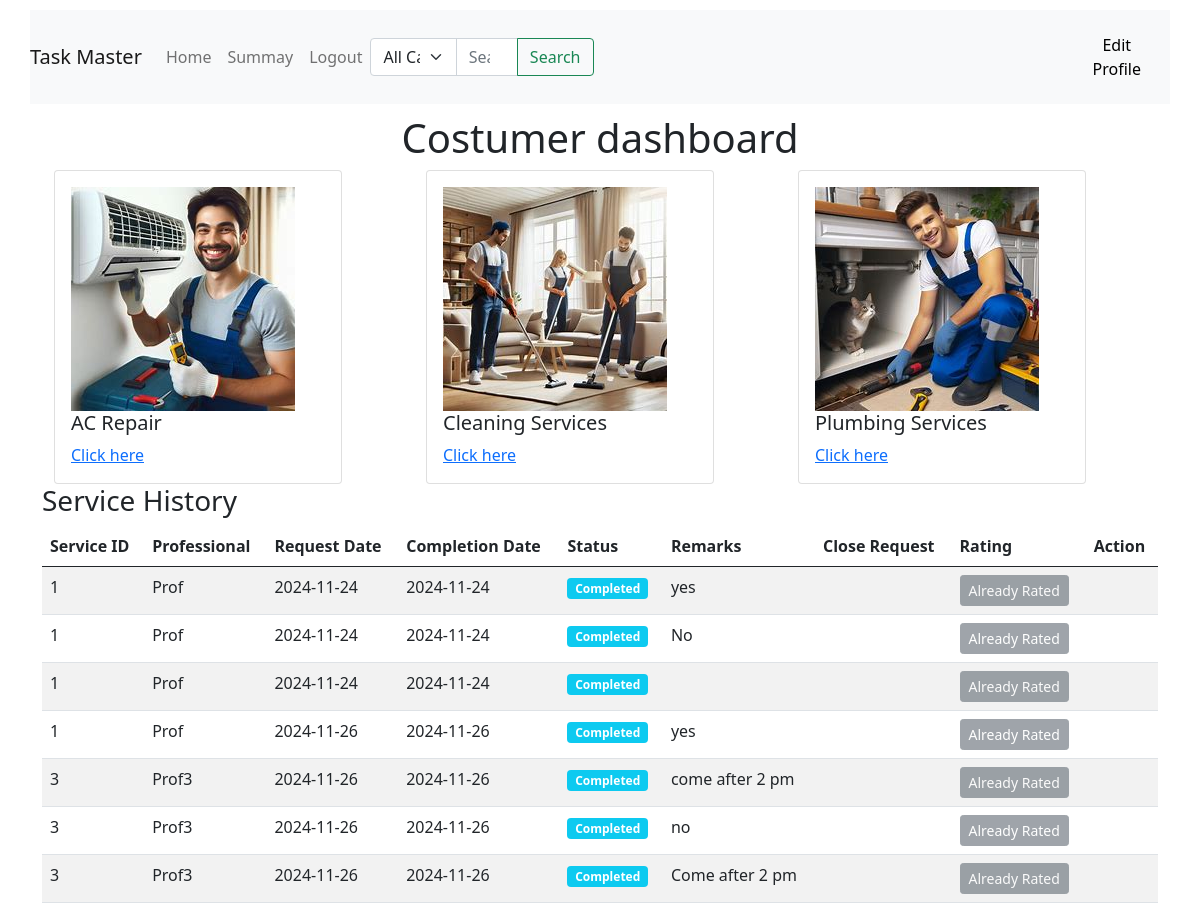
Before: /costumer_dashboard (signed in) with the older database file.
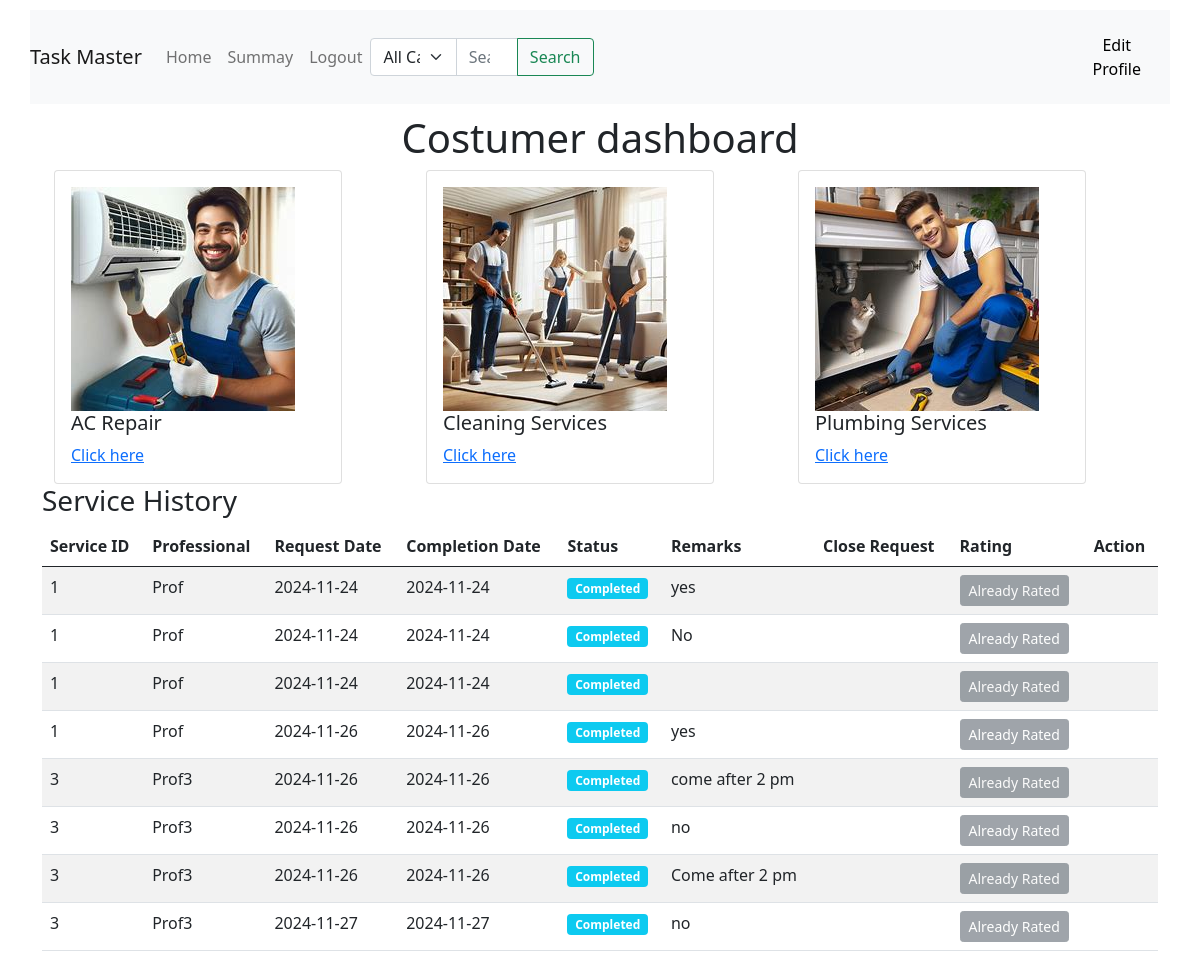
After: the same page with the newer database file.
### backend/models.py (models this page shows)
class Service_request(db.Model):
    __tablename__="service_request"
    id=db.Column(db.Integer,primary_key=True)
    service_id=db.Column(db.Integer,db.ForeignKey("service.id"),nullable=False)
    costumer_id=db.Column(db.Integer,db.ForeignKey("costumer.id"),nullable=False)
    professional_id=db.Column(db.Integer,db.ForeignKey("professional.id"),nullable=False)
    date_of_request=db.Column(db.Date,nullable=False)
    preferred_date=db.Column(db.Date)
    date_of_completion=db.Column(db.Date)
    status=db.Column(db.String,nullable=False,default='Requested')
    remarks=db.Column(db.String)
    rating=db.Column(db.Integer)
    review=db.Column(db.String)

class Professional(db.Model):
    __tablename__="professional"
    id=db.Column(db.Integer,primary_key=True)
    email=db.Column(db.String,nullable=False,unique=True)
    full_name=db.Column(db.String,nullable=False)
    password=db.Column(db.String,nullable=False)
    service=db.Column(db.String,nullable=False)
    experience=db.Column(db.String,nullable=False)
    pincode=db.Column(db.String,nullable=False)
    Description=db.Column(db.String,nullable=False)
    is_approved = db.Column(db.Boolean, default=False)
    is_rejected= db.Column(db.Boolean, default=False)
    is_active=db.Column(db.Boolean, default=True)
    role=db.Column(db.Integer,nullable=False,default=2)
    Service_request=db.relationship("Service_request",backref="professional",lazy=True)

### backend/controllers.py (the view)
@app.route('/costumer_dashboard')
def costumer_dashboard():
    service_requests = Service_request.query.filter_by(
        costumer_id=session['costumer_id']
    ).all()
    return render_template('/costumer/costumer_dashboard.html',service_requests=service_requests)

### templates/costumer/costumer_dashboard.html (shortened to what this page needs)
{%extends 'layout2.html'%}
{%block content%}
<h1 style="text-align: center">Costumer dashboard</h1>
<div class="container">
    <div class="row">
      <div class="col-sm">
        <div class="card" style="width: 18rem;">
  <div class="card-body">
    <img src="/static/images/ac repair2.jpeg">
    <h5>AC Repair</h5>
    <a href="/costumer_dashboard/ac_repair" class="card-link">Click here</a>
  </div>
</div>
      </div>
      <div class="col-sm">
        <div class="card" style="width: 18rem;">
            <div class="card-body">
              <img src="/static/images/cleaning.jpeg">
              <h5>Cleaning Services</h5>
              <a href="/costumer_dashboard/cleaning" class="card-link">Click here</a>
            </div>
          </div>
      </div>
      <div class="col-sm">
        <div class="card" style="width: 18rem;">
            <div class="card-body">
             <img src="/static/images/plumber.jpeg">
             <h5>Plumbing Services</h5>
              <a href="costumer_dashboard/plumbing" class="card-link">Click here</a>
            </div>
          </div>
      </div>
    </div>
  </div>
<div >
<h3>Service History</h3>
<table class="table table-striped">
  <thead>
      <tr>
          <th>Service ID</th>
          <th>Professional</th>
          <th>Request Date</th>
          <th>Completion Date</th>
          <th>Status</th>
          <th>Remarks</th>
          <th>Close Request</th>
          <th>Rating</th>
          <th>Action</th>
      </tr>
  </thead>
  <tbody>
      {% for request in service_requests %}
      <tr>
          <td>{{ request.service_id }}</td>
          <td>{{ request.professional.full_name }}</td>
          <td>{{ request.date_of_request.strftime('%Y-%m-%d') }}</td>
          <td>{{ request.date_of_completion.strftime('%Y-%m-%d') if request.date_of_completion else 'Pending' }}</td>
          <td>
              <span class="badge {% if request.status == 'Completed' %}bg-info
              {% elif request.status == 'Requested' %}bg-warning
              {% elif request.status == 'Rejected' %}bg-danger
              {% else %}bg-success{% endif %}">
                  {{ request.status }}
              </span>
          </td><td>{{request.remarks}}</td>
          <td>
        </td><td>
          {% if request.status == 'Completed' %}
          {% if not request.rating %}
            <a href="{{ url_for('rate_service', request_id=request.id) }}" class="btn btn-primary btn-sm">Rate</a>
          {% else %}
            <button class="btn btn-secondary btn-sm" disabled>Already Rated</button>
          {% endif %}
              {% endif %}
          </td>
        <td>
        </td>
      {% endfor %}
      </tr>
  </tbody>
</table>
 </div>
{%endblock%}

### templates/layout2.html (shortened to what this page needs)
<!DOCTYPE html>
<html lang="en">
<head>
    <link href="https://cdn.jsdelivr.net/npm/bootstrap@5.0.2/dist/css/bootstrap.min.css" rel="stylesheet">
</head>
<body>
    {%include 'nav2.html'%}
    <div class="container">
        {%block content%}
        {%endblock%}
    </div>
</body>
</html>

### templates/nav2.html (shortened to what this page needs)
<link href="https://cdn.jsdelivr.net/npm/bootstrap@5.0.2/dist/css/bootstrap.min.css" rel="stylesheet">
<div id="nav">
<nav class="navbar navbar-expand-lg navbar-light bg-light" id=nav2>
    <div class="collapse navbar-collapse" id="navbarTogglerDemo01">
      <a class="navbar-brand" href="#">Task Master</a>
      <ul class="navbar-nav mr-auto mt-2 mt-lg-0">
        {% if session.get('user_role') == 0 %}
        <li class="nav-item active">
          <a class="nav-link" href="{{url_for('admin_dashboard')}}">Home </a>
        </li>
        {% elif session.get('user_role') == 1 %}
        <li class="nav-item active">
          <a class="nav-link" href="{{url_for('costumer_dashboard')}}">Home </a>
        </li>
        {%else%}
        <li class="nav-item active">
          <a class="nav-link" href="{{url_for('professional_dashboard')}}">Home </a>
        </li>
        {%endif%}
        {% if session.get('user_role') == 0 %}
        <li class="nav-item">
          <a class="nav-link" href="{{url_for('admin_summary')}}">Summay</a>
        </li>
         {%elif 'professional_id' in session %}
         <li class="nav-item">
          <a class="nav-link" href="{{url_for('professional_summary')}}">Summay</a>
        </li>
        {%else%}
        <li class="nav-item">
          <a class="nav-link" href='#'>Summay</a>
        </li>
        {%endif%}
        <li class="nav-item">
          <a class="nav-link" href="{{url_for('logout')}}">Logout</a>
        </li>
      </ul>
    {% if 'costumer_id' in session and 'professional_id' not in session %}
      <form  action="{{ url_for('search') }}" method="GET">
        <div class="input-group">
            <select class="form-select" name="search_by" style="max-width: 140px;">
                <option value="all">All Categories</option>
            </select>
            <input class="form-control" type="search" placeholder="Search..." name="query" aria-label="Search">
            <button class="btn btn-outline-success" type="submit">Search</button>
        </div>
    </form>{%endif%}
      <a class="nav-link" href="{{url_for('edit_profile')}}"><button type="button" class="btn  btn-light">Edit Profile</button></a>
    </div>
  </nav>
</div>

### templates/layout2.html (style rules this page uses)
body { margin: 0; padding: 0; }

### templates/costumer/costumer_dashboard.html (style rules this page uses)
h1 { margin: 20px; margin-bottom: 50px; }

### templates/nav2.html (style rules this page uses)
#nav { margin: 30px; margin-top: 10px; margin-bottom: 10px; color: black; }

Changed rows visible on the page:
added Service_request: service_id "3", professional.full_name "Prof3", date_of_request "2024-11-27", date_of_completion "2024-11-27", status "Completed", remarks "no", rating "Already Rated"
